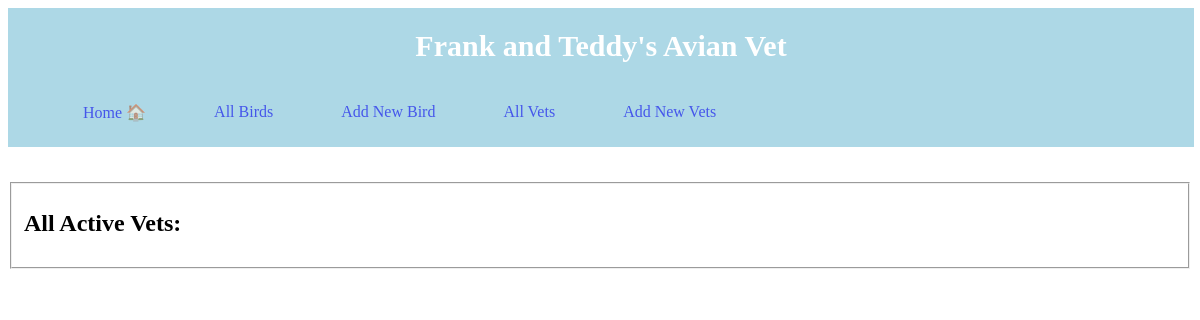
The page /vets/ on the database as committed earlier.
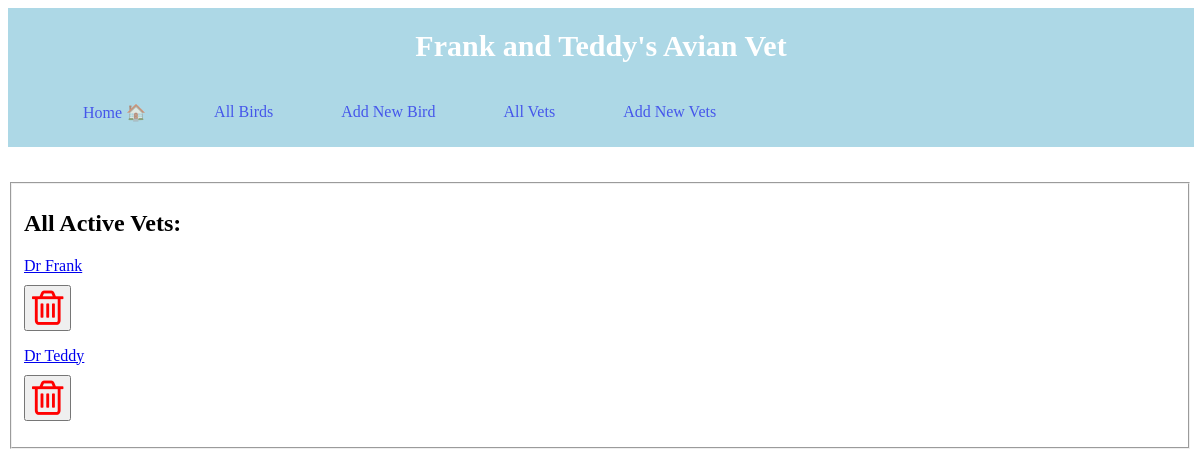
The same page on the database as committed later.
### tables this page shows
CREATE TABLE vets (
    id INTEGER PRIMARY KEY AUTOINCREMENT,
    name VARCHAR
);

### controllers/vets_controller.py (the view)
@vets_blueprint.route("/vets/")
def vets():
    vets = vet_repository.select_all()
    return render_template("/vets/index.html", vets=vets)

### db/run_sql.py (called while the page is built)
def get_db():
    path = os.path.dirname(os.path.abspath(__file__))
    db = os.path.join(path, "vet_management.db")
    conn = sqlite3.connect(db)
    conn.execute("PRAGMA foreign_keys = 1")
    conn.row_factory = sqlite3.Row
    return conn

def run_sql(sql, values=[]):
    db = get_db()
    cursor = db.cursor()
    cursor.execute(sql, values)
    results = cursor.fetchall()
    db.commit()
    db.close()
    return results

### repositories/vet_repository.py (called while the page is built)
def select_all():
    vets = []
    sql = "SELECT * FROM vets"
    results = run_sql(sql)
    for row in results:
        vet = Vet(row['name'], row['id'])
        vets.append(vet)
    return vets

### templates/vets/index.html (shortened to what this page needs)
{% extends 'base.html' %} {% block content %}
<div class ="all_vets">
<fieldset>
<h2>All Active Vets:</h2>
{% for vet in vets %}
<a href="/vets/{{vet.id}}">{{vet.name}}</a>
    <div class="delete_button_vet">
    <form class="delete-form" action="/vets/{{vet.id}}/delete" method="POST">
        <button class="trash-button"><i class="fa fa-trash-o fa-3x" style="color:red" aria-hidden="true"></i></button>
    </form>
</div>
{% endfor %}
</fieldset>
</div>
{% endblock %}

Rows that differ between the two databases and show on the page:
added vets: name "Dr Frank"
added vets: name "Dr Teddy"
